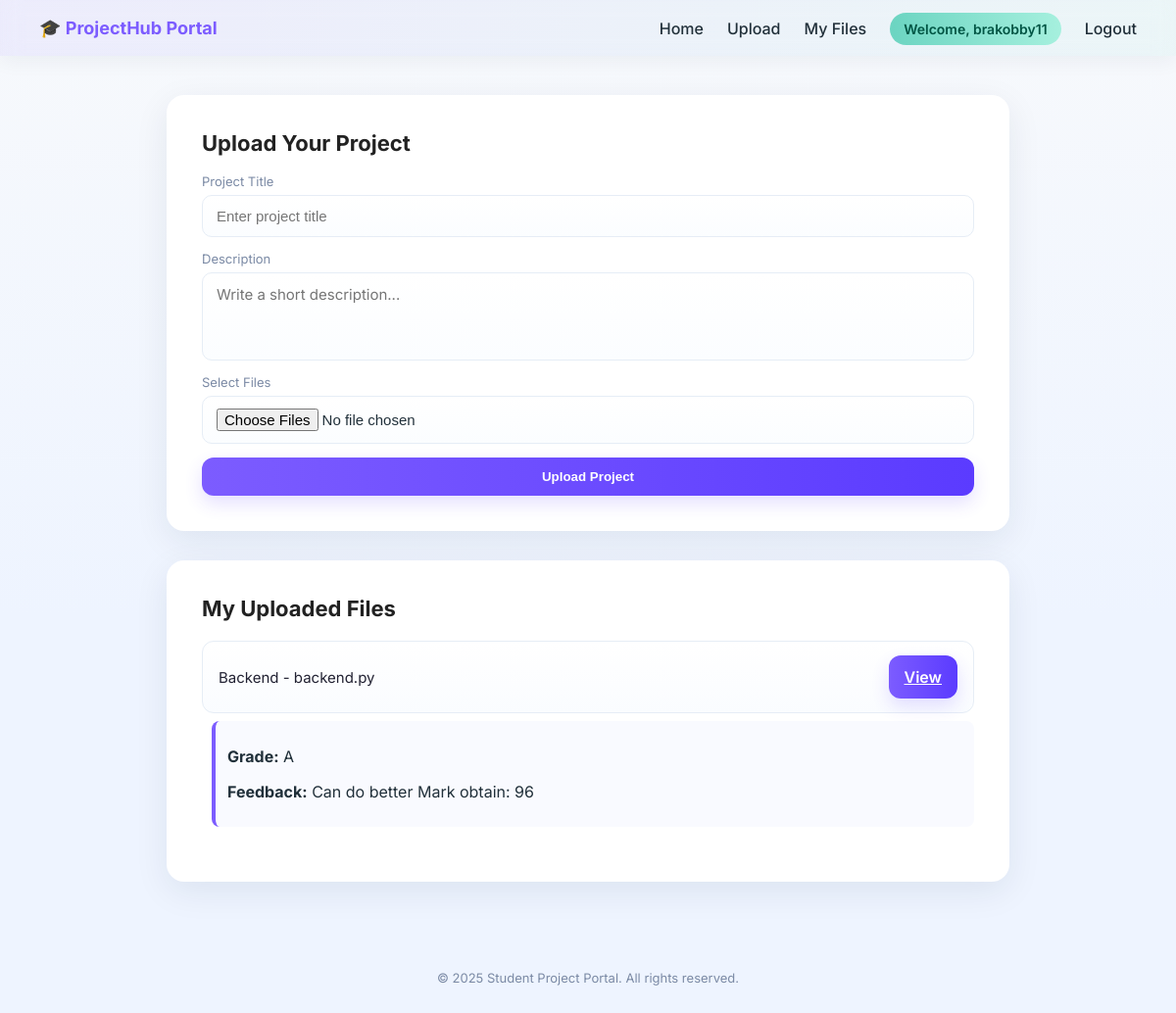
/upload/ (signed in), run on the app's committed database.
### uploadSysV1/models.py (models this page shows, shortened)
class Registration(models.Model):
    fullname = models.CharField(max_length=255)
    username = models.CharField(max_length=255, unique=True)
    email = models.EmailField(max_length=255)
    password = models.CharField(255)
    date_created = models.DateTimeField(auto_now_add=True)

class FileUpload(models.Model):
    user = models.ForeignKey(Registration, on_delete=models.CASCADE)
    project_title = models.CharField(max_length=255)
    project_description = models.CharField(max_length=300)
    file = models.FileField(upload_to='uploads/')
    date_added = models.DateTimeField(auto_now_add=True)
    grade = models.CharField(max_length=5, blank=True, null= True)
    feedback = models.TextField(blank=True, null = True)

### uploadSysV1/views.py (the view, shortened to what this page needs)
# urls.py: path('upload/',uploadView, name='upload'),
def uploadView(request):
    if 'user_id' not in request.session:
        messages.error(request, "Please login first.")
        return redirect('login')
    user = Registration.objects.get(id=request.session['user_id'])
    projects = FileUpload.objects.filter(user=user).order_by('-date_added')
    return render(request, 'mainpages/upload.html', {'projects': projects})

### uploadSysV1/templates/mainpages/upload.html (shortened to what this page needs)
<!doctype html>
<html lang="en">
<head>
</head>
<body>
  <nav>
    <div class="logo">🎓 ProjectHub Portal</div>
    <ul>
      <li><a href="#">Home</a></li>
      <li><a href="#upload">Upload</a></li>
      <li><a href="#myfiles">My Files</a></li>
      <li><span class="user-display" id="userDisplay">Welcome, {{ request.session.username }}</span></li>
      <li><a href="{% url 'logout' %}">Logout</a></li>
    </ul>
  </nav>
  <div class="container">
    <div class="card" id="upload">
      <h2>Upload Your Project</h2>
      <form method="post" enctype="multipart/form-data">
        <div class="field">
          <label for="title">Project Title</label>
          <input type="text" id="title" name="title" placeholder="Enter project title" required>
        </div>
        <div class="field">
          <label for="description">Description</label>
          <textarea id="description" name="description" placeholder="Write a short description..." required></textarea>
        </div>
        <div class="field">
          <label for="file">Select Files</label>
          <input type="file" id="file" name="file" multiple accept=".zip,.pdf,.docx,.py,.cpp,.java,.js,.html,.css" required>
        </div>
        <button class="btn" type="submit">Upload Project</button>
      </form>
    </div>
    <div class="card" id="myfiles">
      <h2>My Uploaded Files</h2>
      {% for project in projects %}
        <div class="file-item">
          <span class="file-name">{{ project.project_title }} - {{ project.file.name|slice:"8:" }}</span>
          <a href="{{ project.file.url }}" class="btn" target="_blank">View</a>
        </div>
        {% if project.grade %}
          <div style="margin: 8px 0 20px 10px; background: #f9faff; border-left: 4px solid var(--accent); padding: 10px 12px; border-radius: 8px;">
            <p><strong>Grade:</strong> {{ project.grade }}</p>
            <p><strong>Feedback:</strong> {{ project.feedback }}</p>
          </div>
        {% else %}
         <p style="margin: 6px 0 20px 10px; font-size: 14px; color: var(--muted);"><em>Not yet graded</em></p>
        {% endif %}
      {% empty %}
        <p>No project Uploaded yet.</p>
      {% endfor %}
    </div>
  </div>
  <footer>© 2025 Student Project Portal. All rights reserved.</footer>
</body>
</html>

### uploadSysV1/templates/mainpages/upload.html (style rules this page uses)
:root { --bg:#f7f9fc; --card:#ffffff; --accent:#7c5cff; --accent-2:#6bd4c1; --muted:#7b8aa5; font-family:'Inter',system-ui,-apple-system,'Segoe UI',Roboto,'Helvetica Neue',Arial; }
* { box-sizing:border-box }
body { margin:0; background:linear-gradient(180deg,var(--bg),#eef4ff 60%); display:flex; flex-direction:column; align-items:center; color:#21303a; min-height:100vh; }
nav { width:100%; background:linear-gradient(90deg,rgba(124,92,255,0.08),rgba(107,212,193,0.08)); backdrop-filter:blur(10px); display:flex; justify-content:space-between; align-items:center; padding:18px 40px; box-shadow:0 6px 20px rgba(19,33,68,0.05); position:sticky; top:0; z-index:10; }
.logo { font-weight:700; font-size:18px; color:var(--accent); display:flex;align-items:center;gap:10px; }
nav ul { display:flex;gap:24px;list-style:none;margin:0;padding:0; align-items:center; }
nav ul li a { color:#21303a;text-decoration:none;font-weight:500; transition:color .2s ease; }
.user-display { background:linear-gradient(90deg,var(--accent-2),#a6f0de); padding:8px 14px; border-radius:999px; color:#054; font-weight:600; font-size:14px; }
.container { width:100%; max-width:900px; margin:40px auto; padding:0 20px; }
.card { background:var(--card); border-radius:18px; padding:36px; box-shadow:0 10px 35px rgba(19,33,68,0.08); margin-bottom:30px; }
.card h2 { margin-top:0; font-size:22px; font-weight:700; color:#222; }
form { display:flex; flex-direction:column; gap:14px; margin-top:18px; }
.field { display:flex;flex-direction:column;gap:6px; }
label { font-size:13px;color:var(--muted); }
input[type="text"], textarea, input[type="file"] { width:100%; padding:12px 14px; border-radius:10px; border:1px solid #e6edf6; font-size:15px; outline:none; background:linear-gradient(180deg,#fff,#fbfdff); transition:box-shadow .15s,border-color .15s; }
textarea { resize:none;min-height:90px; }
#description { font-family: 'Inter'; }
.btn { padding:12px 16px; border-radius:12px; border:none; cursor:pointer; font-weight:600; background:linear-gradient(90deg,var(--accent),#5b3bff); color:#fff; box-shadow:0 8px 18px rgba(92,60,255,0.16); transition:transform .2s ease; }
.file-item { background:linear-gradient(180deg,#fff,#fafcff); border:1px solid #e6edf6; border-radius:12px; padding:14px 16px; display:flex; justify-content:space-between; align-items:center; transition:box-shadow .2s ease; }
.file-name { font-size:15px;color:#223; }
footer { text-align:center; color:var(--muted); font-size:13px; padding:20px 0 40px; }

### data on the page
Registration: session.username "brakobby11"
FileUpload: project_title "Backend", file.name "backend.py", grade "A", feedback "Can do better Mark obtain: 96"
